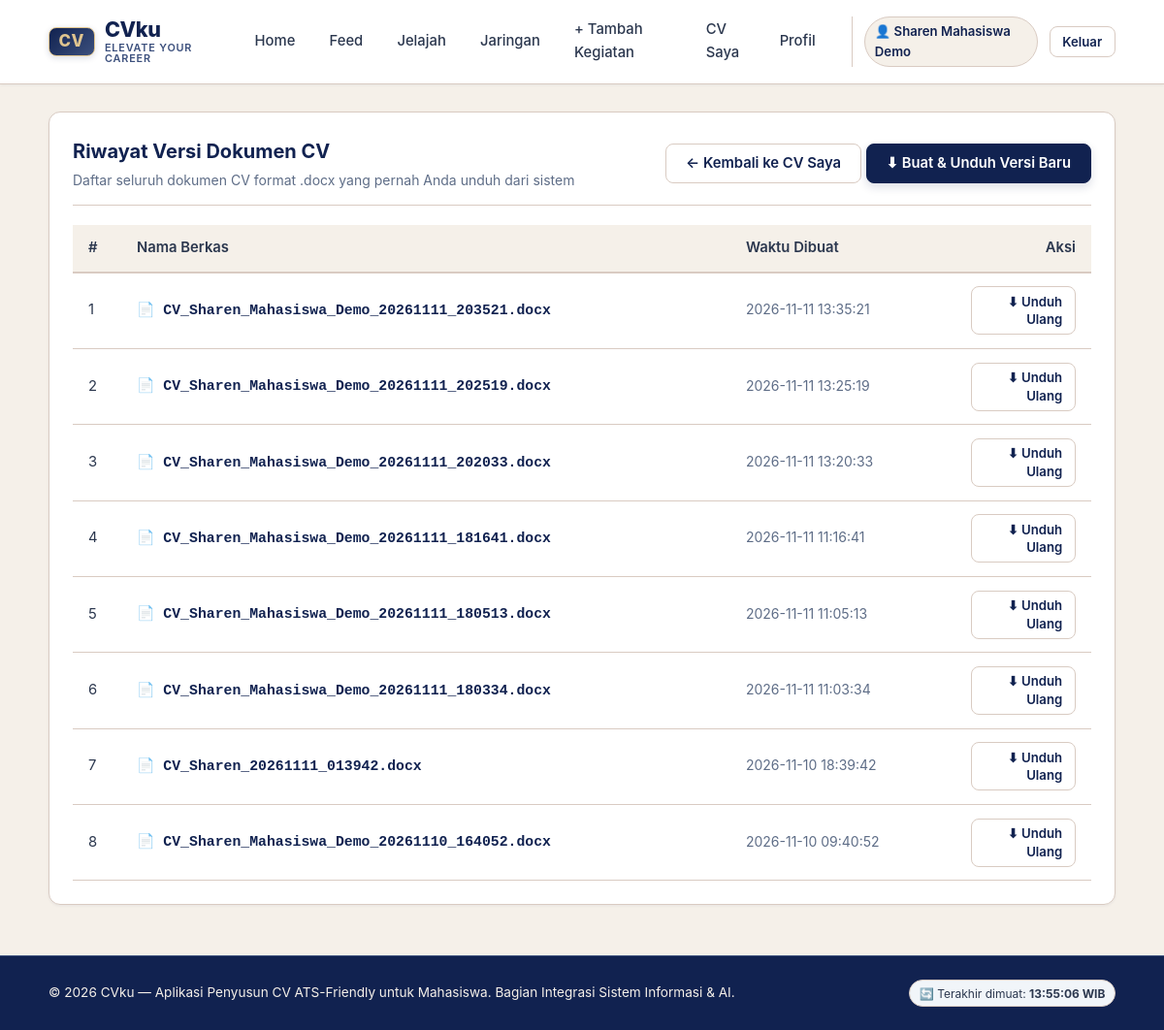
Before: /cv/riwayat (signed in) with the older database file.
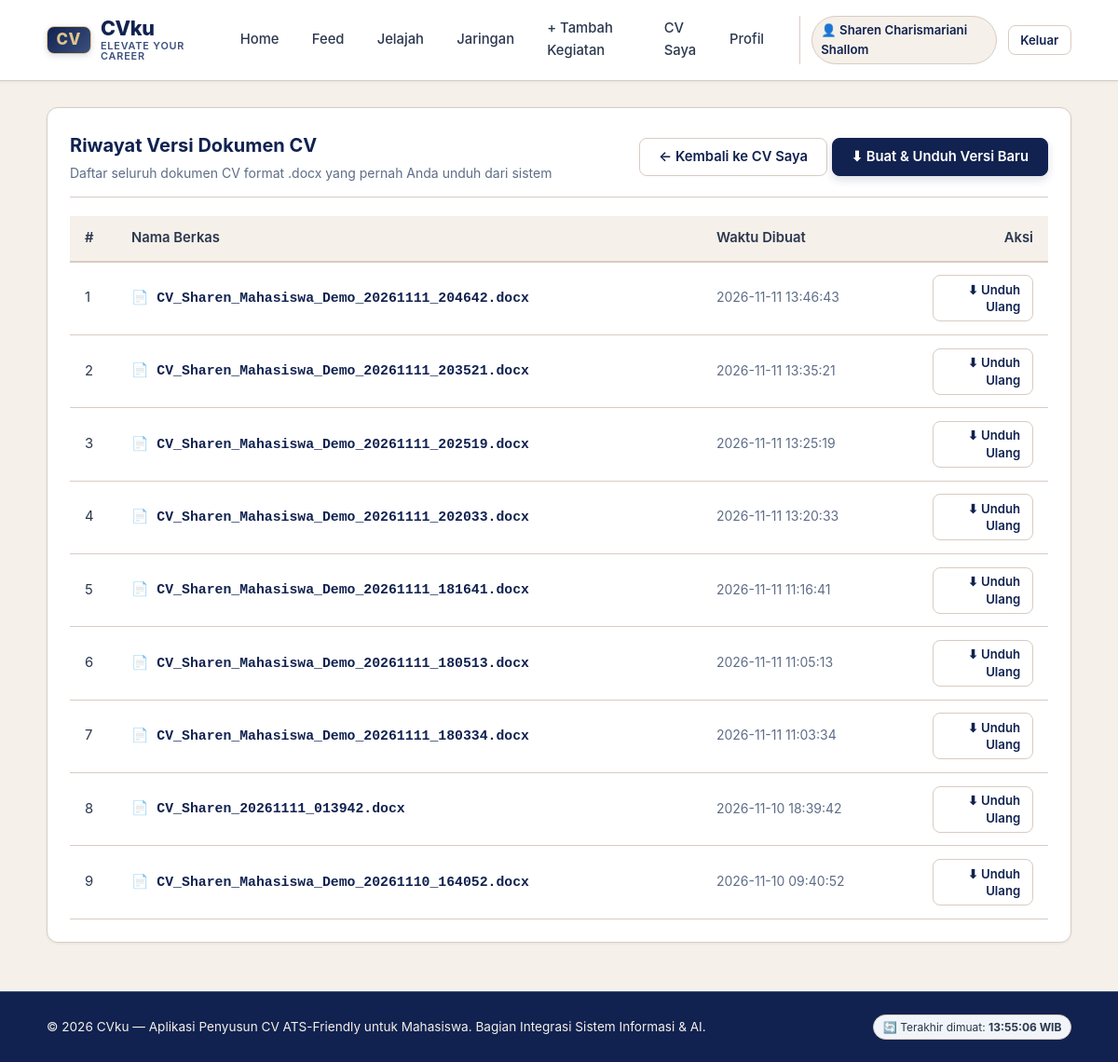
After: the same page with the newer database file.
### tables this page shows
CREATE TABLE versi_cv (
  id INTEGER PRIMARY KEY AUTOINCREMENT,
  id_pengguna INTEGER NOT NULL REFERENCES pengguna(id),
  nama_file TEXT NOT NULL, dibuat_pada TEXT DEFAULT CURRENT_TIMESTAMP);

### app.py (the view)
@app.route("/cv/riwayat")
@mahasiswa_required
def cv_riwayat_page():
    user_id = session["user_id"]
    versi_list = db.daftar_versi_cv(user_id)
    return render_template("cv_riwayat.html", versi_list=versi_list)

### app.py (called while the page is built)
@app.after_request
def add_no_cache_headers(response):
    response.headers["Cache-Control"] = "no-cache, no-store, must-revalidate, max-age=0"
    response.headers["Pragma"] = "no-cache"
    response.headers["Expires"] = "0"
    return response

@app.context_processor
def inject_waktu_server():
    return {
        "waktu_refresh": datetime.datetime.now().strftime("%H:%M:%S")
    }

def pengguna_required(f):
    @wraps(f)
    def decorated_function(*args, **kwargs):
        if not session.get("user_id"):
            flash("Silakan masuk terlebih dahulu untuk mengakses halaman ini.", "warning")
            return redirect(url_for("login", next=request.path))
        return f(*args, **kwargs)
    return decorated_function

### db.py (called while the page is built)
def koneksi():
    con = sqlite3.connect(DB_PATH)
    con.row_factory = sqlite3.Row
    con.execute("PRAGMA foreign_keys = ON")
    return con

def _semua(sql, args=()):
    con = koneksi()
    try:
        return [dict(r) for r in con.execute(sql, args).fetchall()]
    finally:
        con.close()

def daftar_versi_cv(id_pengguna):
    return _semua("SELECT * FROM versi_cv WHERE id_pengguna=? ORDER BY id DESC", (id_pengguna,))

### templates/cv_riwayat.html (shortened to what this page needs)
{% extends "base.html" %}
{% block content %}
<div class="card">
  <div class="card-header">
    <div>
      <h1 class="card-title">Riwayat Versi Dokumen CV</h1>
      <p class="card-subtitle">Daftar seluruh dokumen CV format .docx yang pernah Anda unduh dari sistem</p>
    </div>
    <div>
      <a href="{{ url_for('cv_preview_page') }}" class="btn btn-outline">← Kembali ke CV Saya</a>
      <a href="{{ url_for('unduh_cv_action') }}" class="btn btn-primary">⬇ Buat &amp; Unduh Versi Baru</a>
    </div>
  </div>
  {% if versi_list %}
    <div class="table-responsive">
      <table class="table">
        <thead>
          <tr>
            <th style="width: 50px;">#</th>
            <th>Nama Berkas</th>
            <th>Waktu Dibuat</th>
            <th style="text-align: right; width: 140px;">Aksi</th>
          </tr>
        </thead>
        <tbody>
          {% for v in versi_list %}
            <tr>
              <td>{{ loop.index }}</td>
              <td>
                <span style="font-weight: 600; font-family: monospace; color: var(--dark);">📄 {{ v.nama_file }}</span>
              </td>
              <td>
                <span style="color: var(--muted); font-size: 0.875rem;">{{ v.dibuat_pada }}</span>
              </td>
              <td style="text-align: right;">
                <a href="{{ url_for('unduh_ulang_cv_action', id=v.id) }}" class="btn btn-outline btn-sm">
                  ⬇ Unduh Ulang
                </a>
              </td>
            </tr>
          {% endfor %}
        </tbody>
      </table>
    </div>
  {% endif %}
</div>
{% endblock %}

Changed rows visible on the page:
added versi_cv: nama_file "CV_Sharen_Mahasiswa_Demo_20261111_204642.docx", dibuat_pada "2026-11-11 13:46:43"
Other visible differences:
{{ session.get('nama') or session.get('username') }}: "Sharen Mahasiswa Demo" → "Sharen Charismariani Shallom"
